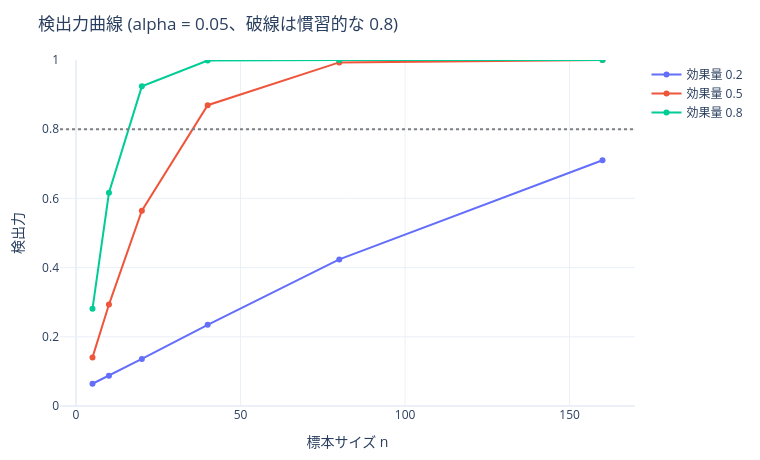

The notebook cell this image was saved under:
### Markdown cell above
## 3. Neyman–Pearson 補題

単純仮説 $H_0: \theta = \theta_0$ 対 $H_1: \theta = \theta_1$ に限れば、最良の検定が一意に決まる。

**主張** 水準 $\alpha$ の検定のうち検出力を最大にするのは、尤度比

$$
\Lambda(x) = \frac{L(\theta_1 \mid x)}{L(\theta_0 \mid x)}
$$

がある閾値を超えたら棄却する検定である。

「どの統計量を使うべきか」という問いに、少なくとも単純仮説の場合には答えが出ている。
$t$ 検定や $\chi^2$ 検定が使われるのは、慣習ではなくこの種の最適性に基づいている。

## 4. 検出力 — 見つけられる能力

$1 - \beta$。効果量 $d$、標本サイズ $n$、水準 $\alpha$ の 3 つで決まる。

### Code cell
plotting.power_curves(effects=[0.2, 0.5, 0.8], ns=[5, 10, 20, 40, 80, 160], alpha=0.05)

### Figure 1 — Plotly figure (JSON) as saved in the notebook; plotly's stock layout.template omitted (floating-point values rounded to 4 significant figures)
{"data": [{"mode": "lines+markers", "name": "効果量 0.2", "type": "scatter", "x": [5, 10, 20, 40, 80, 160], "y": [0.06427, 0.08766, 0.136, 0.2346, 0.4236, 0.7104]}, {"mode": "lines+markers", "name": "効果量 0.5", "type": "scatter", "x": [5, 10, 20, 40, 80, 160], "y": [0.1405, 0.2932, 0.5645, 0.8694, 0.993, 1.0]}, {"mode": "lines+markers", "name": "効果量 0.8", "type": "scatter", "x": [5, 10, 20, 40, 80, 160], "y": [0.281, 0.6162, 0.9239, 0.9985, 1.0, 1.0]}], "layout": {"height": 460, "margin": {"b": 50, "l": 60, "r": 30, "t": 60}, "shapes": [{"line": {"color": "grey", "dash": "dot"}, "type": "line", "x0": 0, "x1": 1, "xref": "x domain", "y0": 0.8, "y1": 0.8, "yref": "y"}], "title": {"text": "検出力曲線 (alpha = 0.05、破線は慣習的な 0.8)"}, "width": 760, "xaxis": {"title": {"text": "標本サイズ n"}}, "yaxis": {"range": [0, 1], "title": {"text": "検出力"}}}}
